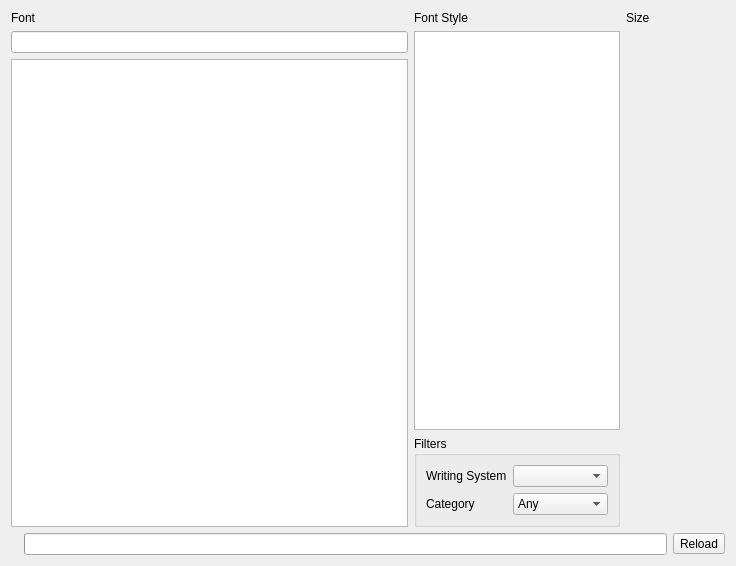
<?xml version="1.0" encoding="UTF-8"?>
<ui version="4.0">
 <class>glaxnimate::gui::font::GoogleFontsWidget</class>
 <widget class="QWidget" name="glaxnimate::gui::font::GoogleFontsWidget">
  <property name="geometry">
   <rect>
    <x>0</x>
    <y>0</y>
    <width>736</width>
    <height>566</height>
   </rect>
  </property>
  <layout class="QGridLayout" name="gridLayout" columnstretch="20,5,5">
   <item row="0" column="0">
    <widget class="QLabel" name="label">
     <property name="text">
      <string>Font</string>
     </property>
    </widget>
   </item>
   <item row="0" column="1">
    <widget class="QLabel" name="label_2">
     <property name="text">
      <string>Font Style</string>
     </property>
    </widget>
   </item>
   <item row="0" column="2">
    <widget class="QLabel" name="label_3">
     <property name="text">
      <string>Size</string>
     </property>
    </widget>
   </item>
   <item row="1" column="0">
    <widget class="QLineEdit" name="edit_family"/>
   </item>
   <item row="1" column="1" rowspan="2">
    <layout class="QVBoxLayout" name="verticalLayout">
     <item>
      <widget class="QListWidget" name="view_style"/>
     </item>
     <item>
      <widget class="QGroupBox" name="groupBox">
       <property name="title">
        <string>Filters</string>
       </property>
       <layout class="QFormLayout" name="formLayout">
        <item row="0" column="0">
         <widget class="QLabel" name="label_4">
          <property name="text">
           <string>Writing System</string>
          </property>
         </widget>
        </item>
        <item row="0" column="1">
         <widget class="QComboBox" name="combo_system">
          <property name="sizePolicy">
           <sizepolicy hsizetype="Expanding" vsizetype="Fixed">
            <horstretch>0</horstretch>
            <verstretch>0</verstretch>
           </sizepolicy>
          </property>
         </widget>
        </item>
        <item row="1" column="0">
         <widget class="QLabel" name="label_5">
          <property name="text">
           <string>Category</string>
          </property>
         </widget>
        </item>
        <item row="1" column="1">
         <widget class="QComboBox" name="combo_category">
          <item>
           <property name="text">
            <string>Any</string>
           </property>
          </item>
          <item>
           <property name="text">
            <string>Display</string>
           </property>
          </item>
          <item>
           <property name="text">
            <string>Handwriting</string>
           </property>
          </item>
          <item>
           <property name="text">
            <string>Monospace</string>
           </property>
          </item>
          <item>
           <property name="text">
            <string>Sans Serif</string>
           </property>
          </item>
          <item>
           <property name="text">
            <string>Serif</string>
           </property>
          </item>
         </widget>
        </item>
       </layout>
      </widget>
     </item>
    </layout>
   </item>
   <item row="2" column="0">
    <widget class="QTableView" name="view_google_fonts">
     <property name="alternatingRowColors">
      <bool>true</bool>
     </property>
     <property name="selectionMode">
      <enum>QAbstractItemView::SingleSelection</enum>
     </property>
     <property name="selectionBehavior">
      <enum>QAbstractItemView::SelectRows</enum>
     </property>
     <property name="showGrid">
      <bool>false</bool>
     </property>
     <property name="sortingEnabled">
      <bool>true</bool>
     </property>
    </widget>
   </item>
   <item row="3" column="0" colspan="3">
    <layout class="QHBoxLayout" name="horizontalLayout_2">
     <item>
      <widget class="QLabel" name="label_google_error">
       <property name="text">
        <string notr="true"/>
       </property>
      </widget>
     </item>
     <item>
      <widget class="QProgressBar" name="google_fonts_progress"/>
     </item>
     <item>
      <widget class="QToolButton" name="button_google_refresh">
       <property name="text">
        <string>Reload</string>
       </property>
       <property name="icon">
        <iconset theme="view-refresh">
         <normaloff>.</normaloff>.</iconset>
       </property>
      </widget>
     </item>
    </layout>
   </item>
   <item row="1" column="2" rowspan="2">
    <widget class="glaxnimate::gui::font::FontSizeWidget" name="widget" native="true"/>
   </item>
  </layout>
 </widget>
 <customwidgets>
  <customwidget>
   <class>glaxnimate::gui::font::FontSizeWidget</class>
   <extends>QWidget</extends>
   <header>widgets/font/font_size_widget.hpp</header>
   <container>1</container>
  </customwidget>
 </customwidgets>
 <resources/>
 <connections/>
</ui>
